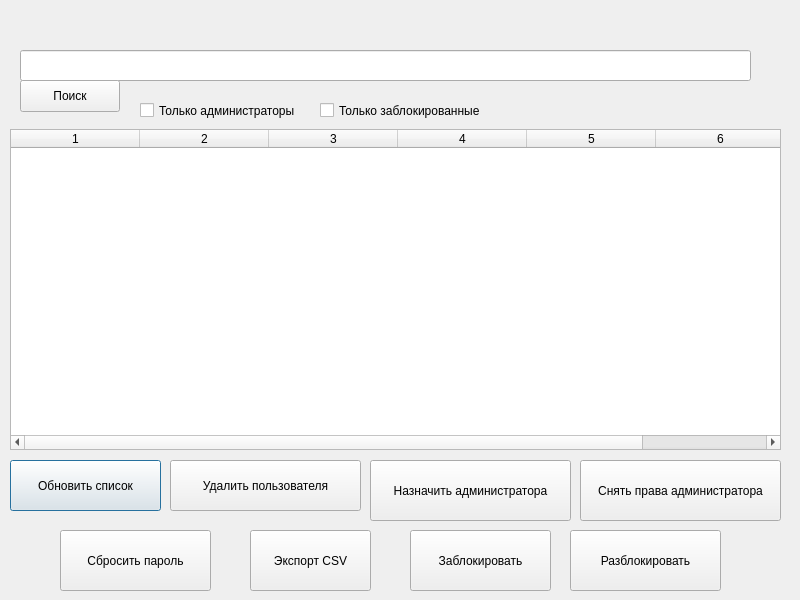
<?xml version="1.0" encoding="UTF-8"?>
<ui version="4.0">
 <class>AdminPanel</class>
 <widget class="QDialog" name="AdminPanel">
  <property name="geometry">
   <rect>
    <x>0</x>
    <y>0</y>
    <width>800</width>
    <height>600</height>
   </rect>
  </property>
  <property name="windowTitle">
   <string>Dialog</string>
  </property>
  <widget class="QTableWidget" name="tableUsers">
   <property name="geometry">
    <rect>
     <x>10</x>
     <y>129</y>
     <width>771</width>
     <height>321</height>
    </rect>
   </property>
   <property name="columnCount">
    <number>6</number>
   </property>
   <attribute name="horizontalHeaderVisible">
    <bool>true</bool>
   </attribute>
   <attribute name="horizontalHeaderCascadingSectionResizes">
    <bool>false</bool>
   </attribute>
   <attribute name="horizontalHeaderMinimumSectionSize">
    <number>12</number>
   </attribute>
   <attribute name="horizontalHeaderDefaultSectionSize">
    <number>129</number>
   </attribute>
   <attribute name="horizontalHeaderShowSortIndicator" stdset="0">
    <bool>false</bool>
   </attribute>
   <column/>
   <column/>
   <column/>
   <column/>
   <column/>
   <column/>
  </widget>
  <widget class="QPushButton" name="btnRefresh">
   <property name="geometry">
    <rect>
     <x>10</x>
     <y>460</y>
     <width>151</width>
     <height>51</height>
    </rect>
   </property>
   <property name="text">
    <string>Обновить список</string>
   </property>
  </widget>
  <widget class="QPushButton" name="btnDelete">
   <property name="geometry">
    <rect>
     <x>170</x>
     <y>460</y>
     <width>191</width>
     <height>51</height>
    </rect>
   </property>
   <property name="text">
    <string>Удалить пользователя</string>
   </property>
  </widget>
  <widget class="QPushButton" name="btnMakeAdmin">
   <property name="geometry">
    <rect>
     <x>370</x>
     <y>460</y>
     <width>201</width>
     <height>61</height>
    </rect>
   </property>
   <property name="text">
    <string>Назначить администратора</string>
   </property>
  </widget>
  <widget class="QPushButton" name="btnRemoveAdmin">
   <property name="geometry">
    <rect>
     <x>580</x>
     <y>460</y>
     <width>201</width>
     <height>61</height>
    </rect>
   </property>
   <property name="text">
    <string>Снять права администратора</string>
   </property>
  </widget>
  <widget class="QPushButton" name="btnResetPassword">
   <property name="geometry">
    <rect>
     <x>60</x>
     <y>530</y>
     <width>151</width>
     <height>61</height>
    </rect>
   </property>
   <property name="text">
    <string>Сбросить пароль</string>
   </property>
  </widget>
  <widget class="QPushButton" name="btnExportCsv">
   <property name="geometry">
    <rect>
     <x>250</x>
     <y>530</y>
     <width>121</width>
     <height>61</height>
    </rect>
   </property>
   <property name="text">
    <string>Экспорт CSV</string>
   </property>
  </widget>
  <widget class="QPushButton" name="btnBlockUser">
   <property name="geometry">
    <rect>
     <x>410</x>
     <y>530</y>
     <width>141</width>
     <height>61</height>
    </rect>
   </property>
   <property name="text">
    <string>Заблокировать</string>
   </property>
  </widget>
  <widget class="QPushButton" name="btnUnblockUser">
   <property name="geometry">
    <rect>
     <x>570</x>
     <y>530</y>
     <width>151</width>
     <height>61</height>
    </rect>
   </property>
   <property name="text">
    <string>Разблокировать</string>
   </property>
  </widget>
  <widget class="QLineEdit" name="lineEditSearch">
   <property name="geometry">
    <rect>
     <x>20</x>
     <y>50</y>
     <width>731</width>
     <height>31</height>
    </rect>
   </property>
  </widget>
  <widget class="QPushButton" name="btnSearch">
   <property name="geometry">
    <rect>
     <x>20</x>
     <y>80</y>
     <width>100</width>
     <height>32</height>
    </rect>
   </property>
   <property name="text">
    <string>Поиск</string>
   </property>
  </widget>
  <widget class="QCheckBox" name="checkaAdminsOnly">
   <property name="geometry">
    <rect>
     <x>140</x>
     <y>100</y>
     <width>181</width>
     <height>21</height>
    </rect>
   </property>
   <property name="text">
    <string>Только администраторы</string>
   </property>
  </widget>
  <widget class="QCheckBox" name="checkBlockedOnly">
   <property name="geometry">
    <rect>
     <x>320</x>
     <y>100</y>
     <width>181</width>
     <height>21</height>
    </rect>
   </property>
   <property name="text">
    <string>Только заблокированные</string>
   </property>
  </widget>
 </widget>
 <resources/>
 <connections/>
</ui>
